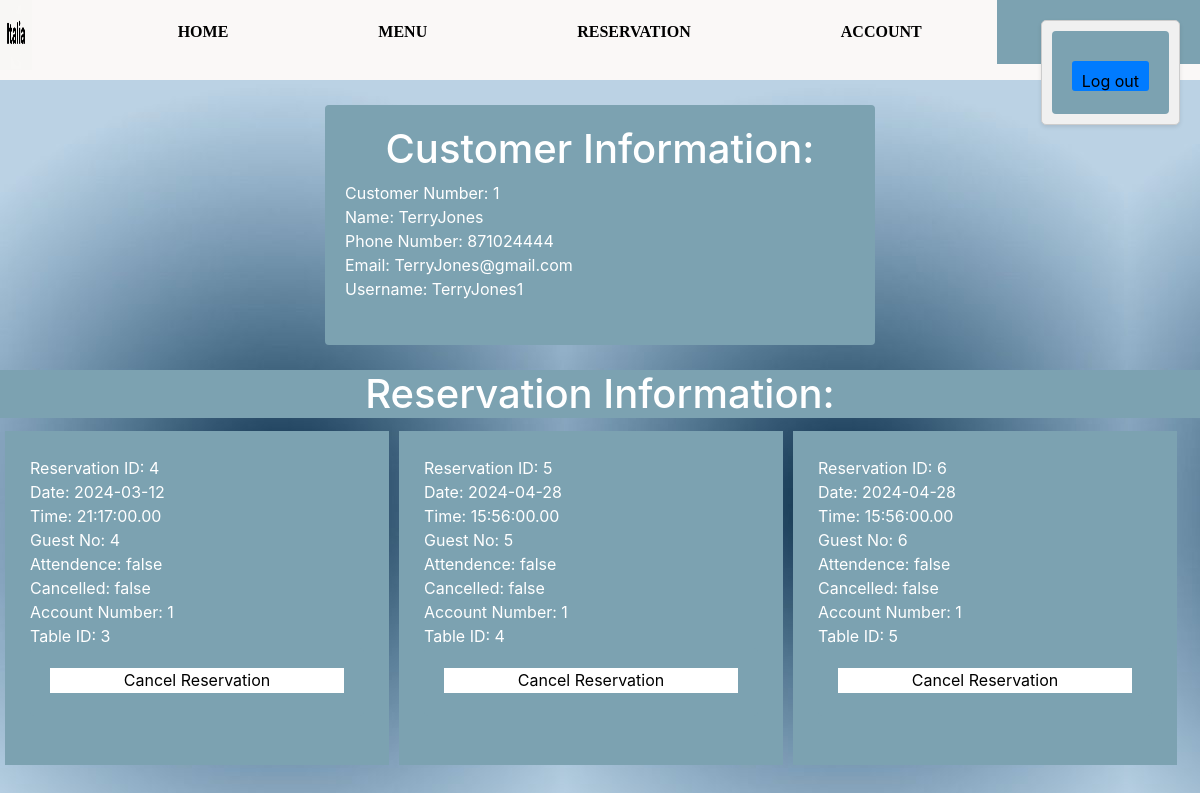
Screenshot of /OneDrive_2024-04-12/webdesign/Account.php (signed in) with the database file from the repository.
### tables this page shows
CREATE TABLE `customer` (
  `AccountNo` int NOT NULL COMMENT 'Pk',
  `Name` varchar(30) NOT NULL,
  `PhoneNo` int NOT NULL,
  `Email` varchar(30) NOT NULL,
  `SessionID_fk2` int NOT NULL
);

CREATE TABLE `user` (
  `SessionID` int NOT NULL,
  `Password` varchar(30) NOT NULL,
  `UserName` varchar(30) NOT NULL
);

CREATE TABLE `reservations` (
  `ReservationID` int NOT NULL COMMENT 'PK',
  `Date` date NOT NULL,
  `Time` time(2) NOT NULL,
  `GuestNo` int NOT NULL,
  `Attendence` varchar(10) NOT NULL,
  `Cancelled` varchar(10) NOT NULL,
  `AccountNo_fk` int NOT NULL,
  `TableID_FK` int NOT NULL,
  `adminID_fk2` int NOT NULL
);

### OneDrive_2024-04-12/webdesign/connection.php (called while the page is built, shortened)
<?php
require_once('classfolder/Connections.php');
$servername = "localhost";
$username_db = "root";
$password_db = "";
$database_name = "italian_restaurant";
$connection = new Connection($servername, $username_db, $password_db, $database_name);
?>

### OneDrive_2024-04-12/webdesign/classfolder/connections.php (called while the page is built, shortened)
<?php
class Connection {
    public $conn;
    public function __construct($servername, $username_db, $password_db, $database_name) {
        $this->servername = $servername;
        $this->username_db = $username_db;
        $this->password_db = $password_db;
        $this->database_name = $database_name;
        try {
            $dsn = "mysql:host={$this->servername};dbname={$this->database_name}";
            $this->conn = new PDO($dsn, $this->username_db, $this->password_db);
            $this->conn->setAttribute(PDO::ATTR_ERRMODE, PDO::ERRMODE_EXCEPTION);
        } catch (PDOException $e) {
            die("Connection failed: " . $e->getMessage());
        }
    }
    public function getConnection() {
        return $this->conn;
    }
}
?>

### OneDrive_2024-04-12/webdesign/classfolder/customer.php (called while the page is built, shortened)
<?php
require 'connection.php';
class Customer extends User {
    private $conn;
    public function __construct($connection) {
        $this->conn = $connection->getConnection();
    }
    public function customerInfo(){
        $customerData = array();
        if (isset($_SESSION['Username'])) {
            $customerSql = "SELECT c.AccountNo, c.Name, c.PhoneNo, c.Email, u.UserName
                            FROM customer c
                            INNER JOIN user u ON c.SessionID_fk2 = u.SessionID
                            WHERE u.UserName = ?";
            $stmt = $this->conn->prepare($customerSql);
            $stmt->bindParam(1, $_SESSION['Username'], PDO::PARAM_STR);
            if ($stmt->execute()) {
                $customerData = $stmt->fetchAll(PDO::FETCH_ASSOC);
            } else {
                $customerData = array();
            }
        } else {
        }
        return $customerData;
    }
}

### OneDrive_2024-04-12/webdesign/classfolder/AccountReservationClass.php (called while the page is built)
<?php
require 'connection.php';
class AccountReservation  {
    private $conn;
    public function __construct($connection) {
        $this->conn = $connection->getConnection();
    }
    public function getAccountReservations(){
        $reservationData = array();
        if (isset($_SESSION['Username'])) {
            $reservationSql = "SELECT r.ReservationID, r.Date, r.Time, r.GuestNo, r.Attendence, r.Cancelled, r.AccountNo_fk, r.TableID_FK, r.adminID_fk2, u.UserName
                  FROM reservations r
                  INNER JOIN user u ON r.AccountNo_fk = u.SessionID - 1
                  WHERE u.UserName = ?";
            $stmt = $this->conn->prepare($reservationSql);
            $stmt->bindParam(1, $_SESSION['Username'], PDO::PARAM_STR);
            if ($stmt->execute()) {
                $reservationData = $stmt->fetchAll(PDO::FETCH_ASSOC);
            } else {
                $reservationData = array();
            }
        } else {
        }
        return $reservationData;
    }
}
?>

### OneDrive_2024-04-12/webdesign/Account.php (the view, shortened to what this page needs)
<!DOCTYPE html>
<html lang="en">
<head>
    <link rel="stylesheet" href="https://maxcdn.bootstrapcdn.com/bootstrap/4.5.2/css/bootstrap.min.css">
    <link rel="stylesheet" href="css/signup.css">
    <link rel="stylesheet" href="css/confirmation.css">
</head>
<?php
require 'Templates/Header.php';
?>
<?php
require 'connection.php';
require 'classfolder/AccountReservationClass.php';
require 'classfolder/customer.php';
require 'classfolder/reservationdelet.php';
$customer = new Customer($connection);
$customerData = $customer->customerInfo();
if (!empty($customerData)) {
    foreach ($customerData as $customerInfo) {
        ?>
        <div class="confirm">
            <h1>
            <?php
                echo "Customer Information:<br>";
            ?>
            </h1>
            <?php
                echo "Customer Number: " . $customerInfo['AccountNo'] . "<br>";
                echo "Name: " . $customerInfo['Name'] . "<br>";
                echo "Phone Number: " . $customerInfo['PhoneNo'] . "<br>";
                echo "Email: " . $customerInfo['Email'] . "<br>";
                echo "Username: " . $customerInfo['UserName'] . "<br>";
                echo "<br>";
            ?>
        </div>
<?php
    }
} else {
    echo "No customer data found.";
}
$reservation = new AccountReservation($connection);
$reservationData = $reservation->getAccountReservations();
if (!empty($reservationData)) {
    ?>
    <body>
        <h1>
        <?php
            echo "Reservation Information:<br>";
            foreach ($reservationData as $reservationInfo) {
        ?>
        </h1>
    <div class="reservation">
        <?php
            echo "Reservation ID: " . $reservationInfo['ReservationID'] . "<br>";
            echo "Date: " . $reservationInfo['Date'] . "<br>";
            echo "Time: " . $reservationInfo['Time'] . "<br>";
            echo "Guest No: " . $reservationInfo['GuestNo'] . "<br>";
            echo "Attendence: " . $reservationInfo['Attendence'] . "<br>";
            echo "Cancelled: " . $reservationInfo['Cancelled'] . "<br>";
            echo "Account Number: " . $reservationInfo['AccountNo_fk'] . "<br>";
            echo "Table ID: " . $reservationInfo['TableID_FK'] . "<br>";
             echo "<form action='Account.php' method='post'>";
             echo "<input type='submit' value='Cancel Reservation'>";
             echo "</form>";
             echo "<br>";
        ?>
    </div>
    </body>
    <?php
    }
}
    else {
        echo "No reservation data found.";
    }
    require 'Templates/Accountlogout.php';
    ?>

### OneDrive_2024-04-12/webdesign/css/signup.css (style rules this page uses)
body { background-image: url("signup1.jpg"); }
form { padding: 20px; background: #7ca2b1; color: #fff; -moz-border-radius: 4px; -webkit-border-radius: 4px; border-radius: 4px; }
form label, form input, form button { border: 0; margin-bottom: 3px; display: block; width: 100%; }
form input { height: 25px; line-height: 25px; background: #fff; color: #000; padding: 0 8px; -moz-box-sizing: border-box; box-sizing: border-box; box-sizing: border-box; }

### OneDrive_2024-04-12/webdesign/css/confirmation.css (style rules this page uses)
.confirm { width: 550px; margin: 25px auto; padding: 20px; -moz-border-radius: 4px; -webkit-border-radius: 4px; border-radius: 4px; background-color:#7ca2b1; color: #fff; }
h1 { color: #fff; background-color:#7ca2b1; text-align: center; }
.reservation { width:32%; padding:25px; margin:5px; float:inline-start; overflow:auto; background-color:#7ca2b1; color: #fff; }

### rows the page displays
customer: AccountNo "1", Name "TerryJones", PhoneNo "871024444", Email "TerryJones@gmail.com", SessionID_fk2.UserName "TerryJones1"
reservations: ReservationID "4", Date "2024-03-12", Time "21:17:00.00", GuestNo "4", Attendence "false", Cancelled "false", AccountNo_fk "1", TableID_FK "3"
reservations: ReservationID "5", Date "2024-04-28", Time "15:56:00.00", GuestNo "5", Attendence "false", Cancelled "false", AccountNo_fk "1", TableID_FK "4"
reservations: ReservationID "6", Date "2024-04-28", Time "15:56:00.00", GuestNo "6", Attendence "false", Cancelled "false", AccountNo_fk "1", TableID_FK "5"
